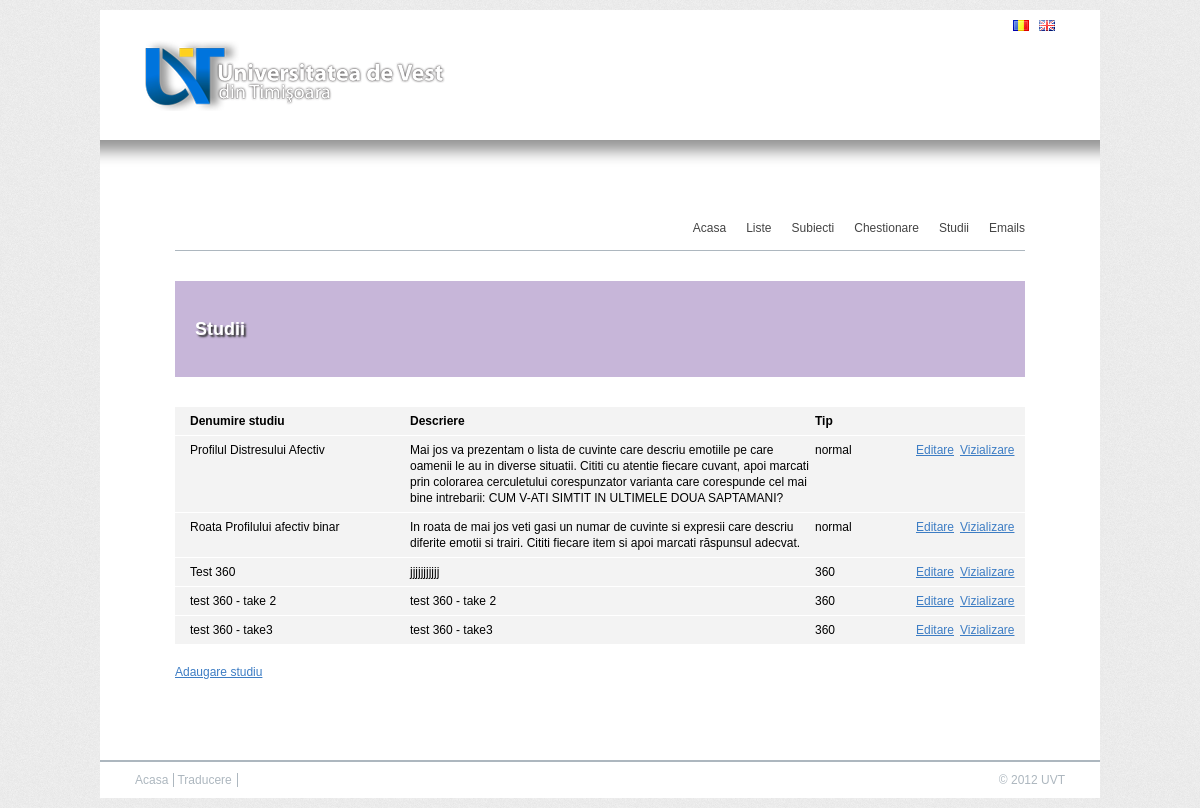
/admin/manage_studies.php, run on the app's committed database.
### tables this page shows
CREATE TABLE `texts` (
  `id` int(11) NOT NULL auto_increment,
  `mydata` text,
  `ro` varchar(255) NOT NULL,
  PRIMARY KEY  (`id`),
  KEY `mydata` (`mydata`(333))
);

CREATE TABLE `studies` (
  `study_id` int(11) NOT NULL auto_increment,
  `name` text NOT NULL,
  `desc` text NOT NULL,
  `study_type` enum('normal','360') NOT NULL,
  PRIMARY KEY  (`study_id`)
);

### admin/manage_studies.php (the view, shortened to what this page needs)
<?php require_once("../includes/header.php") ?>
   <h1 class="studies"><?php __("Study Management") ?></h1>
   <div id="list_details">
         <ul>
               <li class="head">
                  <span class="name"><?php __("Study name") ?></span>
                  <span class="description"><?php __("Description") ?></span>
                  <span class="type"><?php __("Type") ?></span>
               </li>
         <?php
            $result = get_all_studies ();
            while ($row = mysql_fetch_array($result)) {
               $study_id = $row["study_id"];
               $study_name = decode($row["name"], $lang);
               $study_desc = decode($row["desc"], $lang);
               $study_type = $row["study_type"];
            ?>
               <li>
                  <span class="name"><?php echo $study_name ?></span>
                  <span class="description"><?php echo $study_desc ?></span>
                  <span class="type"><?php echo $study_type ?></span>
                  <span class="view"><a href="view_study.php?study_id=<?php echo $study_id ?>"><?php __("View") ?></a></span>
                  <span class="edit"><a href="edit_study.php?study_id=<?php echo $study_id ?>"><?php __("Edit") ?></a></span>
               </li>
            <?php
            }
         ?>
         </ul>
         <p class="clear"><a href="edit_study.php"><?php __("Add study") ?></a></p>
   </div>
<?php require_once("../includes/footer.php") ?>

### includes/functions.php (shortened to what this page needs)
<?php
function __($txt) {
   global $lang;
   $result = mysql_query("select * from texts where `mydata` ='".mysql_real_escape_string(htmlspecialchars($txt))."' ");
   if (!mysql_num_rows($result)) {
      mysql_query("insert into texts (`mydata`) values ('".mysql_real_escape_string(htmlspecialchars($txt))."') ");
   } else {
	 if ($lang == 'ro') {
	    $row = mysql_fetch_array($result);
	    $txt_ro = $row['ro'];
	    if($txt_ro != NULL) {
		  $txt = $txt_ro;
	    }
	 }
   }
   echo $txt;
}
function unstrip_array($array){
   return $array;
}
function decode($var, $lang) {
   $array = get_object_vars(json_decode($var));
   $return = $array[$lang];
   return $return;
}
function get_all_studies () {
   global $dbconnect;
   $query = "SELECT * FROM studies ORDER BY study_id ASC;";
   $result = mysql_query($query, $dbconnect);
   return $result;
}
?>

### css/uvt.css (style rules this page uses)
body { background:url("../images/background.png") repeat left top; font-family: Arial,Tahoma,Verdana,sans-serif; font-size: 12px; line-height:16px; }
h1 { font-size:18px; color:#FFFFFF; font-weight:bold; margin-bottom:30px; padding:40px 20px; text-shadow: 2px 2px 2px #333333; }
h1.studies { background:#c7b6d9 }
p { padding:0 0 10px 0 }
a { color: #3d7dc4; }
#list_details { margin-bottom:10px; }
#list_details li { clear:both; display:block; overflow:hidden; padding:6px 15px; background:#f3f3f3; margin-bottom:1px }
#list_details li.head { font-weight:bold; }
#list_details span { width: 70px; display: inline-block; }
#list_details li span.name, #list_details li span.description { display:block; float:left; }
#list_details li span.name { width:220px; }
#list_details li span.description { width:400px; }
#list_details li span.type { width:70px; padding:0 5px; }
#list_details .edit, #list_details .view { float:right; text-align:center; width:50px; }
#list_details ul { margin-bottom:20px; }
.clear { clear:both }

### data on the page
texts: ro "Acasa Acasa"
texts: ro "Liste"
texts: ro "Subiecti"
texts: ro "Chestionare"
texts: ro "Studii Studii"
texts: ro "Emails"
texts: ro "Denumire studiu"
texts: ro "Descriere"
texts: ro "Tip"
studies: name "Profilul Distresului Afectiv", desc "Mai jos va prezentam o lista de cuvinte care descriu emotiile pe care oamenii le au in diverse situatii. Cititi cu atentie fiecare cuvant, apoi marcati prin colorarea cerculetului corespunzator varianta care corespunde cel mai bine intrebarii: CUM V-ATI SIMTIT IN ULTIMELE DOUA SAPTAMANI?", study_type "normal", texts.ro "Vizializare Editare"
studies: name "Roata Profilului afectiv binar", desc "In roata de mai jos veti gasi un numar de cuvinte si expresii care descriu diferite emotii si trairi. Cititi fiecare item si apoi marcati răspunsul adecvat.", study_type "normal", texts.ro "Vizializare Editare"
studies: name "Test 360", desc "jjjjjjjjjjj", study_type "360", texts.ro "Vizializare Editare"
studies: name "test 360 - take 2", desc "test 360 - take 2", study_type "360", texts.ro "Vizializare Editare"
studies: name "test 360 - take3", desc "test 360 - take3", study_type "360", texts.ro "Vizializare Editare"
texts: ro "Adaugare studiu"
texts: ro "Traducere"
